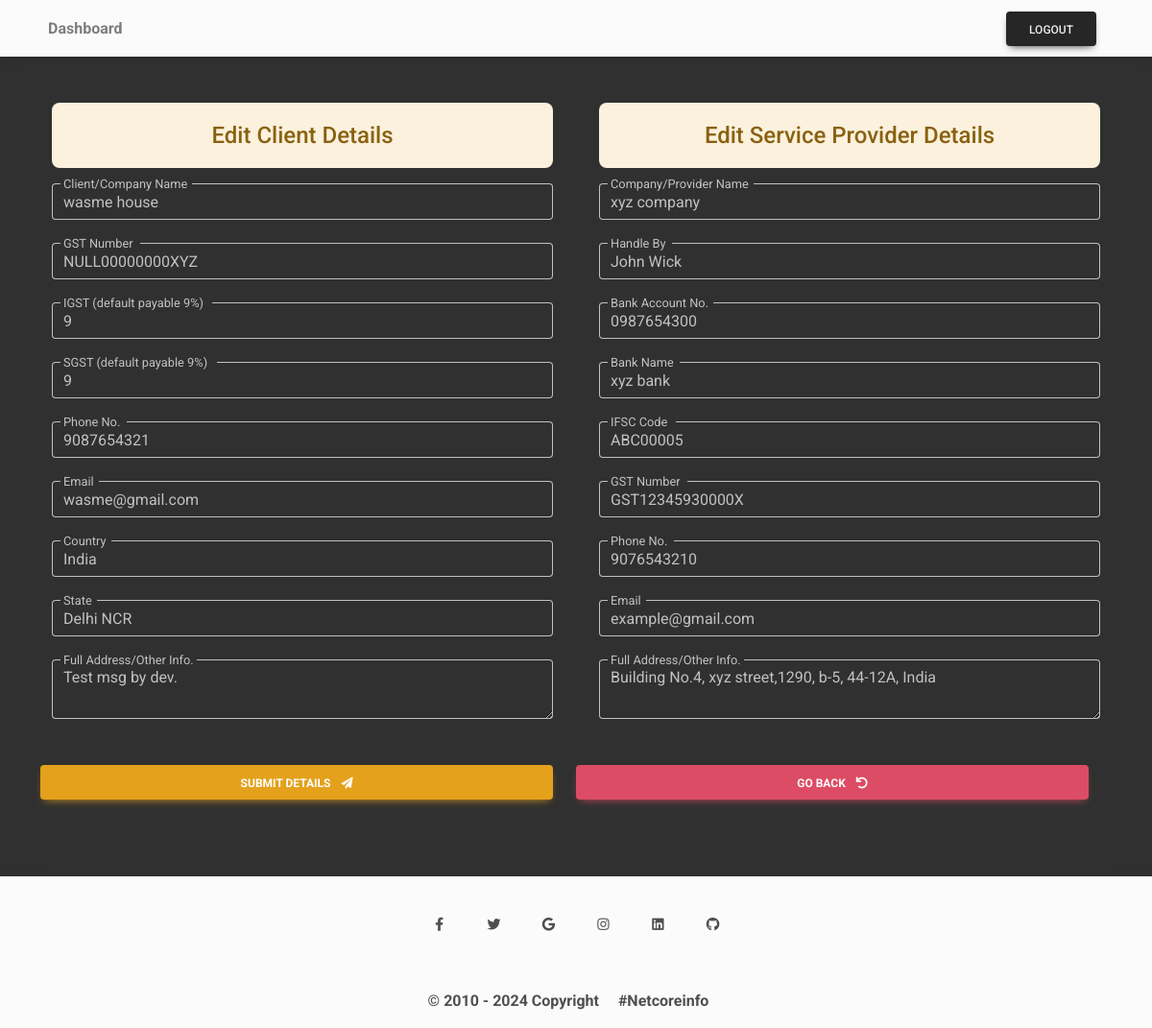
Screenshot of /edit-client-and-provider/1/ with the database file from the repository.
### MainApp/models.py (models this page shows, shortened)
class ClientServiceProvider(models.Model):
    client_comp_name = models.CharField(max_length=120)
    client_gst = models.CharField(max_length=50)
    client_igst = models.SmallIntegerField()
    client_sgst = models.SmallIntegerField()
    client_phone = models.CharField(max_length=20)
    client_email = models.EmailField()
    client_country = models.CharField(max_length=50)
    client_state = models.CharField(max_length=50)
    client_other_info = models.TextField()
    provider_comp_name = models.CharField(max_length=120)
    provider_name = models.CharField(max_length=100)
    provider_acc_no = models.CharField(max_length=100)
    provider_bank_name = models.CharField(max_length=100)
    provider_ifsc = models.CharField(max_length=50)
    provider_gst = models.CharField(max_length=50)
    provider_phone = models.CharField(max_length=20)
    provider_mail = models.EmailField()
    provider_other_info = models.TextField()
    created_at = models.DateTimeField(auto_now_add = True)

### MainApp/views.py (the view, shortened to what this page needs)
# urls.py: path('edit-client-and-provider/<int:pk>/', views.edit_client_provider, name='edit_client_provider'),
def edit_client_provider(request, pk):
    obj_to_edit = get_object_or_404(ClientServiceProvider, pk=pk)
    return render(request, 'edit_client.html', {"obj_to_edit": obj_to_edit})

### templates/edit_client.html (shortened to what this page needs)
{% extends "base.html" %}
{% block body %}
<section>
    <div class="container py-5 ">
        <form method="post">
            <div class="row d-flex">
                <div class="col-md-12 col-lg-6 mb-4 px-4">
                    <h4 class="alert alert-warning text-center">Edit Client Details</h4>
                    <div data-mdb-input-init class="form-outline mb-4">
                        <input type="text" id="formExample3" class="form-control" name="client_comp_name" minlength="5" value="{{obj_to_edit.client_comp_name}}" />
                        <label class="form-label" for="formExample3">Client/Company Name </label>
                    </div>
                    <div data-mdb-input-init class="form-outline mb-4">
                        <input type="text" id="formExample1" class="form-control" name="client_gst" minlength="15" maxlength="15" value="{{obj_to_edit.client_gst}}" required />
                        <label class="form-label" for="formExample1">GST Number</label>
                    </div>
                    <div data-mdb-input-init class="form-outline mb-4">
                        <input type="number" id="newigstExample1" class="form-control" name="client_igst" value="{{obj_to_edit.client_igst}}" required />
                        <label class="form-label" for="newigstExample1">IGST (default payable 9%)</label>
                    </div>
                    <div data-mdb-input-init class="form-outline mb-4">
                        <input type="number" id="newsgstExample1" class="form-control" name="client_sgst" value="{{obj_to_edit.client_sgst}}" required />
                        <label class="form-label" for="newsgstExample1">SGST (default payable 9%)</label>
                    </div>
                    <div data-mdb-input-init class="form-outline mb-4">
                        <input type="number" id="formExample6" class="form-control" name="client_phone" value="{{obj_to_edit.client_phone}}" />
                        <label class="form-label" for="formExample6">Phone No.</label>
                    </div>
                    <div data-mdb-input-init class="form-outline mb-4">
                        <input type="email" id="formExample2" class="form-control" name="client_email" minlength="12" value="{{obj_to_edit.client_email}}" />
                        <label class="form-label" for="formExample2">Email</label>
                    </div>
                    <div data-mdb-input-init class="form-outline mb-4">
                        <input type="text" id="formExample5" class="form-control" name="client_country" value="{{obj_to_edit.client_country}}" required />
                        <label class="form-label" for="formExample5">Country</label>
                    </div>
                    <div data-mdb-input-init class="form-outline mb-4">
                        <input type="text" id="formExample8" class="form-control" name="client_state" value="{{obj_to_edit.client_state}}" minlength="3" required />
                        <label class="form-label" for="formExample8">State</label>
                    </div>
                    <div data-mdb-input-init class="form-outline mb-4">
                        <textarea class="form-control" id="formExample7" rows="2" name="client_other_info" required>{{obj_to_edit.client_other_info}}</textarea>
                        <label class="form-label" for="formExample7">Full Address/Other Info.</label>
                    </div>
                </div>
                <div class="col-md-12 col-lg-6 mb-4 px-4">
                    <h4 class="alert alert-warning text-center">Edit Service Provider Details</h4>
                    <div data-mdb-input-init class="form-outline mb-4">
                        <input type="text" id="formExample11" class="form-control" name="provider_comp_name" value="{{obj_to_edit.provider_comp_name}}" minlength="5" required />
                        <label class="form-label" for="formExample11">Company/Provider Name</label>
                    </div>
                    <div data-mdb-input-init class="form-outline mb-4">
                        <input type="text" id="formExample12" class="form-control" name="provider_name" value="{{obj_to_edit.provider_name}}" required />
                        <label class="form-label" for="formExample12">Handle By</label>
                    </div>
                    <div data-mdb-input-init class="form-outline mb-4">
                        <input type="number" id="formExample13" class="form-control" name="provider_acc_no" value="{{obj_to_edit.provider_acc_no}}"  />
                        <label class="form-label" for="formExample13">Bank Account No.</label>
                    </div>
                    <div data-mdb-input-init class="form-outline mb-4">
                        <input type="text" id="formExample14" class="form-control" name="provider_bank_name" value="{{obj_to_edit.provider_bank_name}}" minlength='3' required />
                        <label class="form-label" for="formExample14">Bank Name</label>
                    </div>
                    <div data-mdb-input-init class="form-outline mb-4">
                        <input type="text" id="formExample15" class="form-control" name="provider_ifsc" value="{{obj_to_edit.provider_ifsc}}" required />
                        <label class="form-label" for="formExample15">IFSC Code</label>
                    </div>
                    <div data-mdb-input-init class="form-outline mb-4">
                        <input type="text" id="formExample16" class="form-control" name="provider_gst" value="{{obj_to_edit.provider_gst}}" minlength="15" maxlength="15" required />
                        <label class="form-label" for="formExample16">GST Number</label>
                    </div>
                    <div data-mdb-input-init class="form-outline mb-4">
                        <input type="number" id="formExample17" class="form-control" name="provider_phone" value="{{obj_to_edit.provider_phone}}" required />
                        <label class="form-label" for="formExample17">Phone No.</label>
                    </div>
                    <div data-mdb-input-init class="form-outline mb-4">
                        <input type="email" id="formExample18" class="form-control" name="provider_mail" value="{{obj_to_edit.provider_mail}}" required minlength="12" />
                        <label class="form-label" for="formExample18">Email</label>
                    </div>
                    <div data-mdb-input-init class="form-outline mb-4">
                        <textarea class="form-control" id="formExample19" rows="2" name="provider_other_info" >{{obj_to_edit.provider_other_info}}</textarea>
                        <label class="form-label" for="formExample19">Full Address/Other Info.</label>
                    </div>
                </div>
                <div class="row">
                    <div class="col-md-6 mb-3">
                        <button data-mdb-ripple-init type="submit" class="btn btn-warning btn-block fw-bold">
                            Submit Details <i class="fas fa-paper-plane ml-2"></i>
                        </button>
                    </div>
                    <div class="col-md-6">
                        <a data-mdb-ripple-init href="{% url 'add-client' %}" class="btn btn-danger btn-block fw-bold">
                            Go Back <i class="fas fa-undo ml-2"></i>
                        </a>
                    </div>
                </div>
            </div>
        </form>
    </div>
</section>
{% endblock body %}

### templates/base.html (style rules this page uses)
body, html { overflow-x: hidden; }

### rows the page displays
ClientServiceProvider: client_comp_name "wasme house", client_gst "NULL00000000XYZ", client_igst "9", client_sgst "9", client_phone "9087654321", client_email "wasme@gmail.com", client_country "India", client_state "Delhi NCR", client_other_info "Test msg by dev.", provider_comp_name "xyz company", provider_name "John Wick", provider_acc_no "0987654300", provider_bank_name "xyz bank", provider_ifsc "ABC00005", provider_gst "GST12345930000X", provider_phone "9076543210", provider_mail "example@gmail.com", provider_other_info "Building No.4, xyz street,1290, b-5, 44-12A, India"
